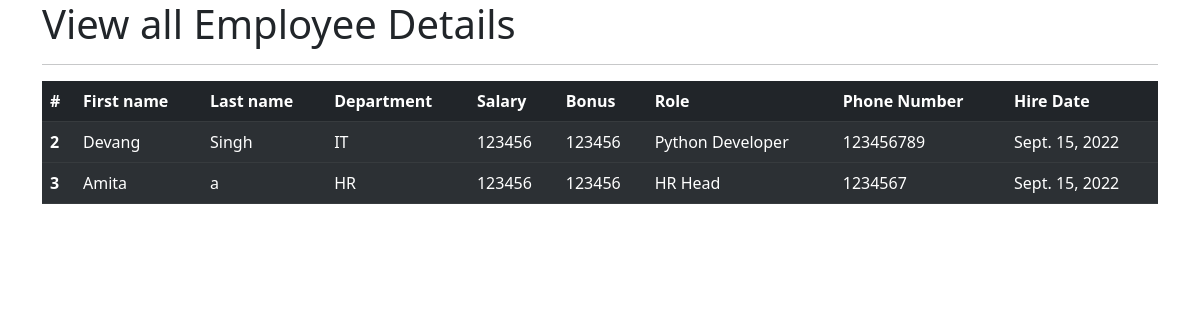
The app's page /all_emp with its own data.
### emp_app/models.py (models this page shows, shortened)
class Employee(models.Model):
    first_name = models.CharField(max_length=30,null=False)
    last_name = models.CharField(max_length=30)
    department = models.ForeignKey(Department,on_delete=models.CASCADE)
    salary = models.IntegerField(default=0)
    bonus = models.IntegerField(default=0)
    role=models.ForeignKey(Role,on_delete=models.CASCADE)
    phone=models.IntegerField(default=0)
    hire_date=models.DateField()

class Department(models.Model):
    name = models.CharField(max_length=30,null=False)
    location= models.CharField(max_length=30)

class Role(models.Model):
    name = models.CharField(max_length=30,null=False)
    department = models.ForeignKey(Department,on_delete=models.CASCADE)

### emp_app/views.py (the view)
# urls.py: path('all_emp',views.all_emp,name ='all_emp'),
def all_emp(request):
    emps = Employee.objects.all()
    print("hello")
    context = {
        'emps': emps
    }
    return render(request,'view_all_emp.html',context)

### templates/view_all_emp.html (shortened to what this page needs)
<!doctype html>
<html lang="en">
  <head>
    <link href="https://cdn.jsdelivr.net/npm/bootstrap@5.2.1/dist/css/bootstrap.min.css" rel="stylesheet">
  </head>
  <body>
    <div class="container">
    <h1>View all Employee Details</h1>
    <hr>
    <table class="table table-dark table-striped">
      <thead>
        <tr>
          <th scope="col">#</th>
          <th scope="col">First name</th>
          <th scope="col">Last name</th>
          <th scope="col">Department</th>
          <th scope="col">Salary</th>
          <th scope="col">Bonus</th>
          <th scope="col">Role</th>
          <th scope="col">Phone Number</th>
          <th scope="col">Hire Date</th>
        </tr>
      </thead>
      <tbody>
          {% for emp in emps %}
      <tbody>
      <tr>
        <th scope="row">{{emp.id}}</th>
        <td>{{emp.first_name}}</td>
        <td>{{emp.last_name}}</td>
        <td>{{emp.department.name}}</td>
        <td>{{emp.salary}}</td>
        <td>{{emp.bonus}}</td>
        <td>{{emp.role.name}}</td>
        <td>{{emp.phone}}</td>
        <td>{{emp.hire_date}}</td>
      </tr>
    </tbody>
            {% endfor %}
    </table>
   </div>
  </body>
</html>

### records on screen
Employee: id "2", first_name "Devang", last_name "Singh", department.name "IT", salary "123456", bonus "123456", role.name "Python Developer", phone "123456789", hire_date "Sept. 15, 2022"
Employee: id "3", first_name "Amita", last_name "a", department.name "HR", salary "123456", bonus "123456", role.name "HR Head", phone "1234567", hire_date "Sept. 15, 2022"
